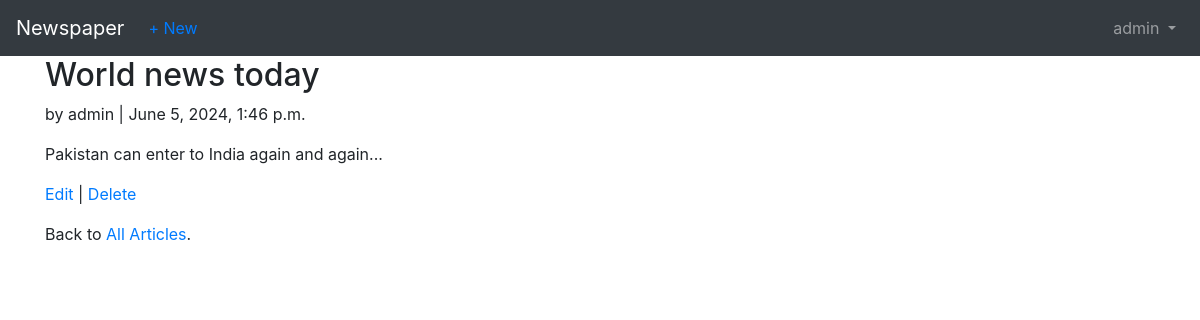
The app's page /articles/2/ (signed in) with its own data.
### accounts/models.py (models this page shows)
class CustomUser(AbstractUser):
    age = models.PositiveIntegerField(null=True, blank=True)

### articles/models.py (models this page shows, shortened)
class Article(models.Model):
    title = models.CharField(max_length=255)
    body = models.TextField()
    date = models.DateTimeField(auto_now_add=True)
    author = models.ForeignKey(
        get_user_model(),
        on_delete=models.CASCADE,
    )

### articles/views.py (the view)
class ArticleDetailView(LoginRequiredMixin, DetailView): # new
    model = Article
    template_name = 'article_detail.html'

### templates/article_detail.html
{% extends 'base.html' %}
{% block content %}
    <div class="article-entry">
        <h2>{{ object.title }}</h2>
        <p>by {{ object.author }} | {{ object.date }}</p>
        <p>{{ object.body }}</p>
    </div>
    <p><a href="{% url 'article_edit' article.pk %}">Edit</a> |
    <a href="{% url 'article_delete' article.pk %}">Delete</a></p>
    <p>Back to <a href="{% url 'article_list' %}">All Articles</a>.</p>
{% endblock content %}

### templates/base.html (shortened to what this page needs)
<!DOCTYPE html>
<html lang="en">
<head>
    <link rel="stylesheet" href="https://cdn.jsdelivr.net/npm/bootstrap@4.5.3/dist/css/bootstrap.min.css">
</head>
<body>
    <nav class="navbar navbar-expand-lg navbar-dark bg-dark">
        <a class="navbar-brand" href="{% url 'home' %}">Newspaper</a>
        <ul class="nav col-12 col-lg-auto me-lg-auto mb-2 justify-content-center
            mb-md-0">
            {% if user.is_authenticated %}
            <li><a href="{% url 'article_new' %}" class="nav-link px-2 link-dark">+ New</a></li>
            {%endif%}
        </ul>
        <div class="collapse navbar-collapse" id="navbarSupportedContent">
            {% if user.is_authenticated %}
                <ul class="navbar-nav ml-auto">
                    <li class="nav-item">
                        <a class="nav-link dropdown-toggle" href="#"
                        id="navbarDropdown" role="button" data-toggle="dropdown"
                        aria-haspopup="true" aria-expanded="false">
                        {{ user.username }}
                        </a>
                    </li>
                </ul>
            {% endif %}
        </div>
    </nav>
    <main>
        <div class="container">
            {% block content %}
            {% endblock content %}
        </div>
    </main>
</body>
</html>

### records on screen
CustomUser: username "admin"
Article: title "World news today", author "admin", date "June 5, 2024, 1:46 p.m.", body "Pakistan can enter to India again and again..."
